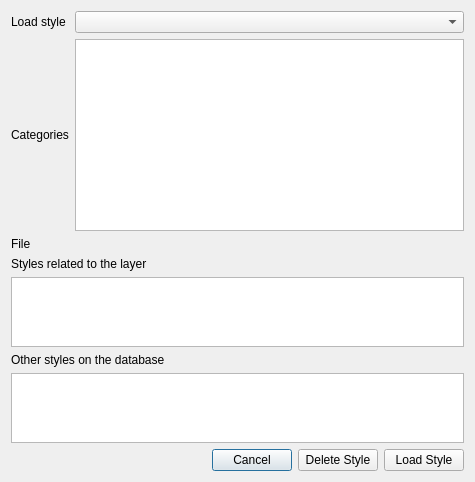
<?xml version="1.0" encoding="UTF-8"?>
<ui version="4.0">
 <class>QgsVectorLayerLoadStyleDialog</class>
 <widget class="QDialog" name="QgsVectorLayerLoadStyleDialog">
  <property name="geometry">
   <rect>
    <x>0</x>
    <y>0</y>
    <width>475</width>
    <height>390</height>
   </rect>
  </property>
  <property name="sizePolicy">
   <sizepolicy hsizetype="Preferred" vsizetype="Preferred">
    <horstretch>0</horstretch>
    <verstretch>0</verstretch>
   </sizepolicy>
  </property>
  <property name="windowTitle">
   <string>Load Layer Style</string>
  </property>
  <property name="modal">
   <bool>true</bool>
  </property>
  <layout class="QGridLayout" name="gridLayout">
   <item row="3" column="0" colspan="2">
    <widget class="QWidget" name="mFromDbWidget" native="true">
     <layout class="QGridLayout" name="gridLayout_2">
      <property name="leftMargin">
       <number>0</number>
      </property>
      <property name="topMargin">
       <number>0</number>
      </property>
      <property name="rightMargin">
       <number>0</number>
      </property>
      <property name="bottomMargin">
       <number>0</number>
      </property>
      <item row="0" column="0">
       <widget class="QLabel" name="label">
        <property name="text">
         <string>Styles related to the layer</string>
        </property>
       </widget>
      </item>
      <item row="1" column="0">
       <widget class="QTableWidget" name="mRelatedTable">
        <property name="sortingEnabled">
         <bool>true</bool>
        </property>
       </widget>
      </item>
      <item row="2" column="0">
       <widget class="QLabel" name="label_2">
        <property name="text">
         <string>Other styles on the database</string>
        </property>
       </widget>
      </item>
      <item row="3" column="0">
       <widget class="QTableWidget" name="mOthersTable">
        <property name="sortingEnabled">
         <bool>true</bool>
        </property>
       </widget>
      </item>
     </layout>
    </widget>
   </item>
   <item row="0" column="1">
    <widget class="QComboBox" name="mStyleTypeComboBox"/>
   </item>
   <item row="1" column="0">
    <widget class="QLabel" name="label_4">
     <property name="text">
      <string>Categories</string>
     </property>
    </widget>
   </item>
   <item row="1" column="1">
    <widget class="QListWidget" name="mStyleCategoriesListWidget">
     <property name="sizePolicy">
      <sizepolicy hsizetype="Expanding" vsizetype="MinimumExpanding">
       <horstretch>0</horstretch>
       <verstretch>0</verstretch>
      </sizepolicy>
     </property>
    </widget>
   </item>
   <item row="5" column="0" colspan="2">
    <layout class="QGridLayout" name="gridLayout_4">
     <item row="0" column="0">
      <spacer name="horizontalSpacer">
       <property name="orientation">
        <enum>Qt::Horizontal</enum>
       </property>
       <property name="sizeHint" stdset="0">
        <size>
         <width>40</width>
         <height>20</height>
        </size>
       </property>
      </spacer>
     </item>
     <item row="0" column="1">
      <widget class="QPushButton" name="mCancelButton">
       <property name="sizePolicy">
        <sizepolicy hsizetype="Maximum" vsizetype="Fixed">
         <horstretch>0</horstretch>
         <verstretch>0</verstretch>
        </sizepolicy>
       </property>
       <property name="text">
        <string>Cancel</string>
       </property>
      </widget>
     </item>
     <item row="0" column="2">
      <widget class="QPushButton" name="mDeleteButton">
       <property name="sizePolicy">
        <sizepolicy hsizetype="Maximum" vsizetype="Fixed">
         <horstretch>0</horstretch>
         <verstretch>0</verstretch>
        </sizepolicy>
       </property>
       <property name="text">
        <string>Delete Style</string>
       </property>
      </widget>
     </item>
     <item row="0" column="3">
      <widget class="QPushButton" name="mLoadButton">
       <property name="sizePolicy">
        <sizepolicy hsizetype="Maximum" vsizetype="Fixed">
         <horstretch>0</horstretch>
         <verstretch>0</verstretch>
        </sizepolicy>
       </property>
       <property name="text">
        <string>Load Style</string>
       </property>
      </widget>
     </item>
    </layout>
   </item>
   <item row="0" column="0">
    <widget class="QLabel" name="mModeLabel">
     <property name="text">
      <string>Load style</string>
     </property>
    </widget>
   </item>
   <item row="2" column="0" colspan="2">
    <widget class="QWidget" name="mFromFileWidget" native="true">
     <property name="sizePolicy">
      <sizepolicy hsizetype="Preferred" vsizetype="MinimumExpanding">
       <horstretch>0</horstretch>
       <verstretch>0</verstretch>
      </sizepolicy>
     </property>
     <layout class="QGridLayout" name="gridLayout_3">
      <property name="leftMargin">
       <number>0</number>
      </property>
      <property name="topMargin">
       <number>0</number>
      </property>
      <property name="rightMargin">
       <number>0</number>
      </property>
      <property name="bottomMargin">
       <number>0</number>
      </property>
      <item row="0" column="0">
       <widget class="QLabel" name="label_3">
        <property name="text">
         <string>File</string>
        </property>
       </widget>
      </item>
      <item row="0" column="1">
       <widget class="QgsFileWidget" name="mFileWidget" native="true"/>
      </item>
     </layout>
    </widget>
   </item>
   <item row="4" column="0">
    <spacer name="verticalSpacer">
     <property name="orientation">
      <enum>Qt::Vertical</enum>
     </property>
     <property name="sizeHint" stdset="0">
      <size>
       <width>20</width>
       <height>40</height>
      </size>
     </property>
    </spacer>
   </item>
  </layout>
 </widget>
 <layoutdefault spacing="6" margin="11"/>
 <customwidgets>
  <customwidget>
   <class>QgsFileWidget</class>
   <extends>QWidget</extends>
   <header>qgsfilewidget.h</header>
   <container>1</container>
  </customwidget>
 </customwidgets>
 <resources/>
 <connections/>
</ui>
